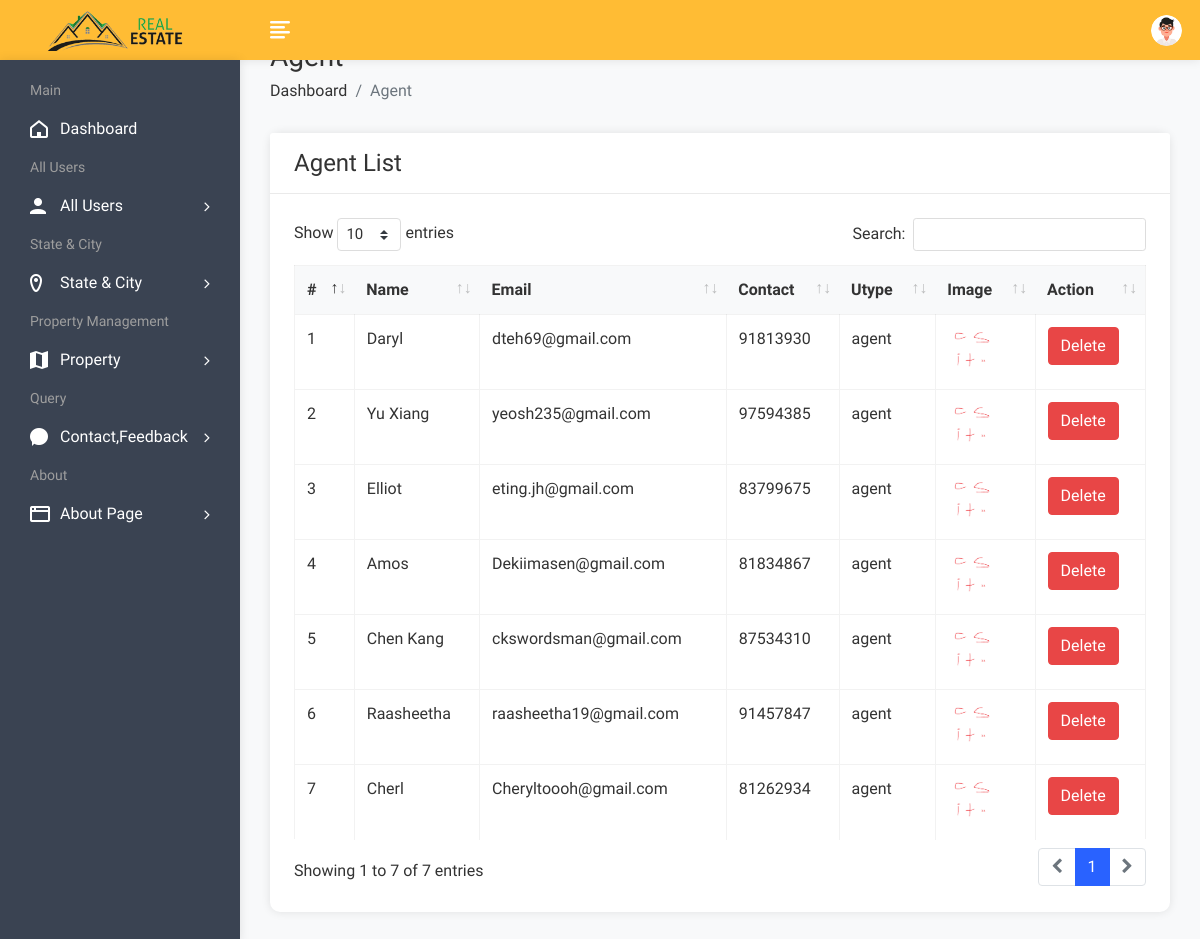
Screenshot of /admin/useragent.php (signed in) with the database file from the repository.
### tables this page shows
CREATE TABLE `user` (
  `uid` int(50) NOT NULL,
  `uname` varchar(100) NOT NULL,
  `uemail` varchar(100) NOT NULL,
  `uphone` varchar(20) NOT NULL,
  `upass` varchar(50) NOT NULL,
  `utype` varchar(50) NOT NULL,
  `uimage` varchar(300) NOT NULL
);

### admin/useragent.php (the view, shortened to what this page needs)
<!DOCTYPE html>
<html lang="en">
<head>
        <link rel="stylesheet" href="assets/css/bootstrap.min.css">
        <link rel="stylesheet" href="assets/css/font-awesome.min.css">
        <link rel="stylesheet" href="assets/css/feathericon.min.css">
		<link rel="stylesheet" href="assets/plugins/datatables/dataTables.bootstrap4.min.css">
		<link rel="stylesheet" href="assets/plugins/datatables/responsive.bootstrap4.min.css">
		<link rel="stylesheet" href="assets/plugins/datatables/select.bootstrap4.min.css">
		<link rel="stylesheet" href="assets/plugins/datatables/buttons.bootstrap4.min.css">
        <link rel="stylesheet" href="assets/css/style.css">
    </head>
    <body>
				<?php include("header.php"); ?>
            <div class="page-wrapper">
                <div class="content container-fluid">
					<div class="page-header">
						<div class="row">
							<div class="col">
								<h3 class="page-title">Agent</h3>
								<ul class="breadcrumb">
									<li class="breadcrumb-item"><a href="dashboard.php">Dashboard</a></li>
									<li class="breadcrumb-item active">Agent</li>
								</ul>
							</div>
						</div>
					</div>
					<div class="row">
						<div class="col-sm-12">
							<div class="card">
								<div class="card-header">
									<h4 class="card-title">Agent List</h4>
								</div>
								<div class="card-body">
									<table id="basic-datatable" class="table table-bordered table-hover">
                                            <thead>
                                                <tr>
                                                    <th>#</th>
                                                    <th>Name</th>
                                                    <th>Email</th>
                                                    <th>Contact</th>
                                                    <th>Utype</th>
													<th>Image</th>
                                                    <th>Action</th>
                                                </tr>
                                            </thead>
                                            <tbody>
											<?php
												$query=mysqli_query($con,"select * from user where utype='agent'");
												$cnt=1;
												while($row=mysqli_fetch_row($query))
													{
											?>
                                                <tr>
                                                    <td><?php echo $cnt; ?></td>
                                                    <td><?php echo $row['1']; ?></td>
                                                    <td><?php echo $row['2']; ?></td>
                                                    <td><?php echo $row['3']; ?></td>
                                                    <td><?php echo $row['5']; ?></td>
													<td><img src="user/<?php echo $row['6']; ?>" height="50px" width="50px"></td>
                                                    <td><a href="useragentdelete.php?id=<?php echo $row['0']; ?>"><button class="btn btn-danger">Delete</button></a></td>
                                                </tr>
                                                <?php
												$cnt=$cnt+1;
												}
												?>
                                            </tbody>
                                        </table>
								</div>
							</div>
						</div>
					</div>
				</div>
			</div>
    </body>
</html>

### rows the page displays
user: uname "Daryl", uemail "dteh69@gmail.com", uphone "91813930", utype "agent", uimage (picture)
user: uname "Yu Xiang", uemail "yeosh235@gmail.com", uphone "97594385", utype "agent", uimage (picture)
user: uname "Elliot", uemail "eting.jh@gmail.com", uphone "83799675", utype "agent", uimage (picture)
user: uname "Amos", uemail "Dekiimasen@gmail.com", uphone "81834867", utype "agent", uimage (picture)
user: uname "Chen Kang", uemail "ckswordsman@gmail.com", uphone "87534310", utype "agent", uimage (picture)
user: uname "Raasheetha", uemail "raasheetha19@gmail.com", uphone "91457847", utype "agent", uimage (picture)
user: uname "Cherl", uemail "Cheryltoooh@gmail.com", uphone "81262934", utype "agent", uimage (picture)
